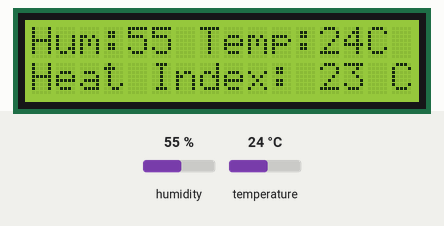
Bench run of a sketch on a simulated Arduino Uno, built with avr-gcc and run on an emulated ATmega328P. Parts: 16×2 character LCD. The inputs (shaded band) are chosen by the test bench; at power-on: humidity 55 %, temperature 24 °C.

Above: at 1.3 s.
1.4 s: humidity set to 22 %
At 3.3 s:
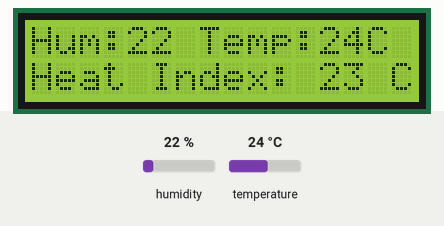
7.5 s: temperature set to 12 °C
At 9.4 s:
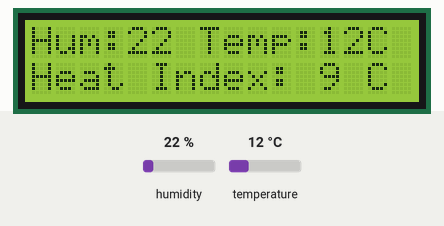
11.9 s: humidity set to 40 %
At 13.1 s:
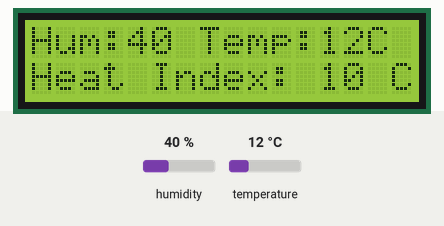
16.0 s: temperature set to 19 °C
At 18.0 s:
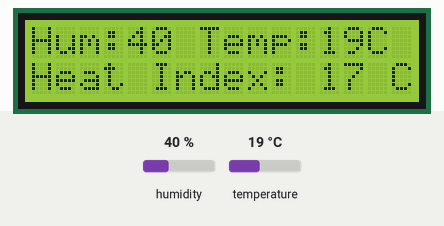
Timing chart, 0 to 19.5 s (numbered marks = the images above; inputs shaded):
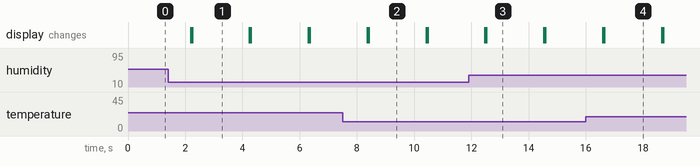

The sketch:

METEOSTATION.ino
```cpp
/*
  Метеостанция на датчиках DHT
  Написал код M_A_Production
  Сайт maprod.ru
*/
//Библиотека датчика температуры
#include "DHT.h"
//Библиотеки дисплейного модуля
#include <Wire.h>
#include <LiquidCrystal_I2C.h>
//Настройка датчика температуры
#define DHTPIN 2 //Digital пин

//Выберите свой датчик, надо раскоментировать подходящую модель
#define DHTTYPE DHT11   // DHT 11
//#define DHTTYPE DHT22   // DHT 22  (AM2302), AM2321
//#define DHTTYPE DHT21   // DHT 21 (AM2301)
DHT dht(DHTPIN, DHTTYPE);
//Настройка дисплейного модуля по шине I2C
LiquidCrystal_I2C lcd(0x27, 16, 2);
void setup() {
 /*
 pinMode(3,INPUT_PULLUP);
 digitalWrite(3, HIGH);
 */
  //Запуск дисплейного модуля
  lcd.init();
  lcd.init();
  lcd.backlight();

  //Запуск датчика температуры
  dht.begin();
}

void loop() {
  /*
  //Включение и выключение дисплейного модуля с кнопки
  if(digitalRead(3)==LOW){
    lcd.noDisplay();
  }
  else{
    lcd.display();
  }
  */
  //Запись значений с датчика в переменные
  float h = dht.readHumidity(); //Влажность
  float t = dht.readTemperature(); //Темпратура
  float f = dht.readTemperature(true);

  //Вывод ошибки чтения данных с датчика
  if (isnan(h) || isnan(t)) {
    lcd.print(F("Failed to read from DHT sensor!"));
    delay(100);
    return;
  }

  //Подсчет температуры которую чувствует человек
  float hif = dht.computeHeatIndex(f, h);
  float hic = dht.computeHeatIndex(t, h, false);
  //Вывод значений на экран

  //Вывод влажности
  lcd.setCursor(0, 0);
  lcd.print("Hum:");
  lcd.print(int(h));

  //Вывод температуры
  lcd.setCursor(7, 0);
  lcd.print("Temp:");
  lcd.print(int(t));
  if(t>=0 || t<10){
     lcd.setCursor(14, 0);
  }
  else{
     lcd.setCursor(15, 0);
  }

  lcd.print("C");

  //Вывод температуры которую чувствет человек
  lcd.setCursor(0, 1);
  lcd.print("Heat Index:");
  lcd.setCursor(12, 1);
  lcd.print(int(hic));
  lcd.print(" C");

  //обновление экрана
  delay(2000);
  lcd.clear();


}
```

Measured:
- after the input at 1.4 s, the display: first differs from a run without the input after 0.84 s (image 1)
- after the input at 7.5 s, the display: first differs from a run without the input after 0.91 s (image 2)
- after the input at 11.9 s, the display: first differs from a run without the input after 0.63 s (image 3)
- after the input at 16.0 s, the display: first differs from a run without the input after 0.64 s (image 4)
- what the display in image 1 shows lasts 2.0 s, from 2.2 s to 4.2 s
